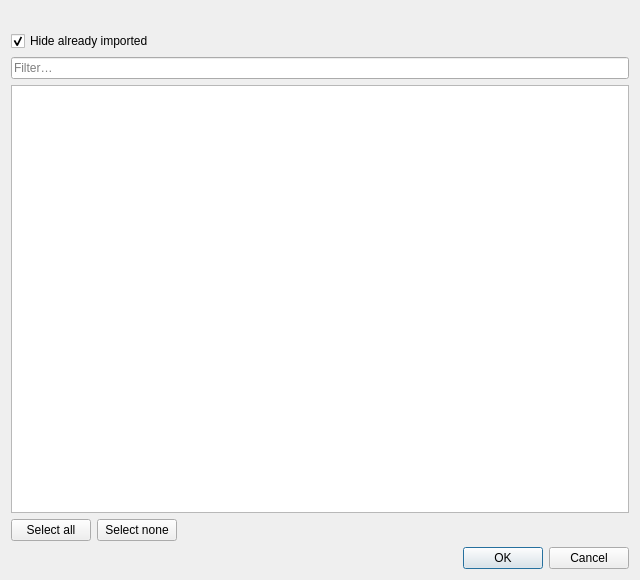
<?xml version="1.0" encoding="UTF-8"?>
<ui version="4.0">
 <class>SteamPickerDialog</class>
 <widget class="QDialog" name="SteamPickerDialog">
  <property name="geometry">
   <rect>
    <x>0</x>
    <y>0</y>
    <width>640</width>
    <height>580</height>
   </rect>
  </property>
  <property name="windowTitle">
   <string>Import from Steam</string>
  </property>
  <layout class="QVBoxLayout" name="mainLayout">
   <item>
    <widget class="QLabel" name="hintLabel"/>
   </item>
   <item>
    <widget class="QCheckBox" name="skipImportedCheck">
     <property name="text">
      <string>Hide already imported</string>
     </property>
     <property name="checked">
      <bool>true</bool>
     </property>
    </widget>
   </item>
   <item>
    <widget class="QLineEdit" name="filterEdit">
     <property name="placeholderText">
      <string>Filter…</string>
     </property>
     <property name="clearButtonEnabled">
      <bool>true</bool>
     </property>
    </widget>
   </item>
   <item>
    <widget class="QListWidget" name="gameList">
     <property name="iconSize">
      <size>
       <width>48</width>
       <height>22</height>
      </size>
     </property>
     <property name="alternatingRowColors">
      <bool>true</bool>
     </property>
    </widget>
   </item>
   <item>
    <layout class="QHBoxLayout" name="selectRow">
     <item>
      <widget class="QPushButton" name="selectAllButton">
       <property name="text">
        <string>Select all</string>
       </property>
      </widget>
     </item>
     <item>
      <widget class="QPushButton" name="selectNoneButton">
       <property name="text">
        <string>Select none</string>
       </property>
      </widget>
     </item>
     <item>
      <spacer name="selectSpacer">
       <property name="orientation">
        <enum>Qt::Orientation::Horizontal</enum>
       </property>
       <property name="sizeHint" stdset="0">
        <size>
         <width>40</width>
         <height>20</height>
        </size>
       </property>
      </spacer>
     </item>
    </layout>
   </item>
   <item>
    <widget class="QDialogButtonBox" name="buttonBox">
     <property name="standardButtons">
      <set>QDialogButtonBox::StandardButton::Ok|QDialogButtonBox::StandardButton::Cancel</set>
     </property>
    </widget>
   </item>
  </layout>
 </widget>
 <resources/>
 <connections/>
</ui>
